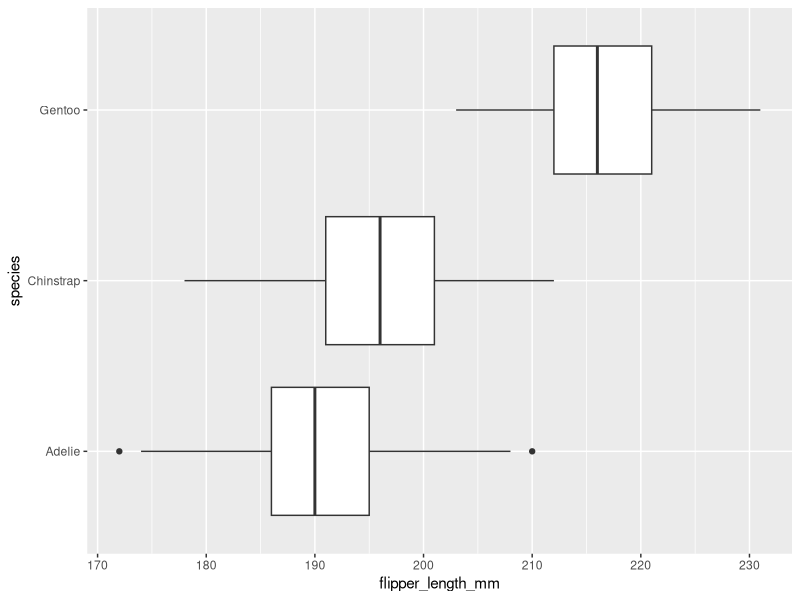
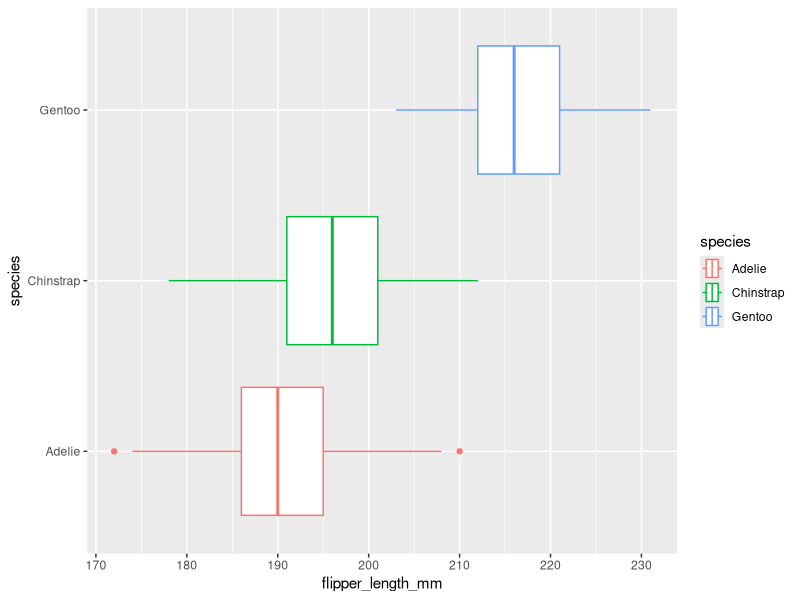
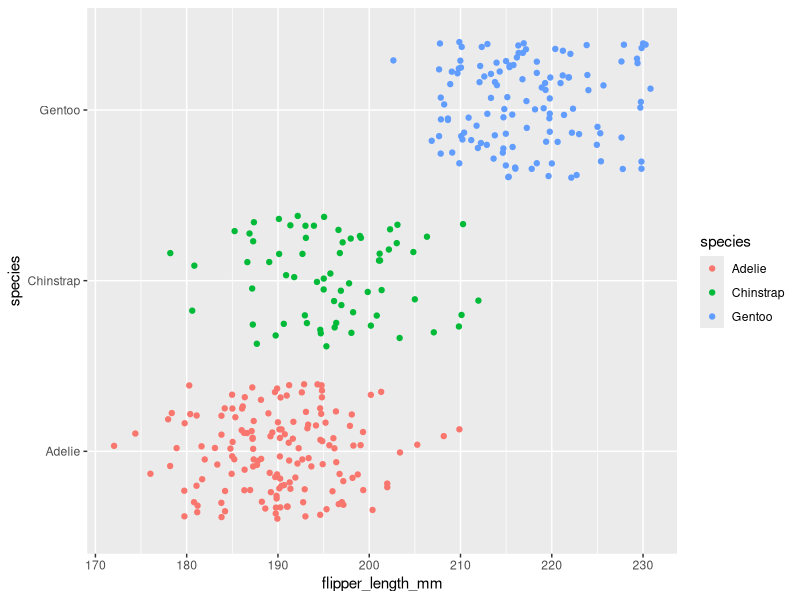
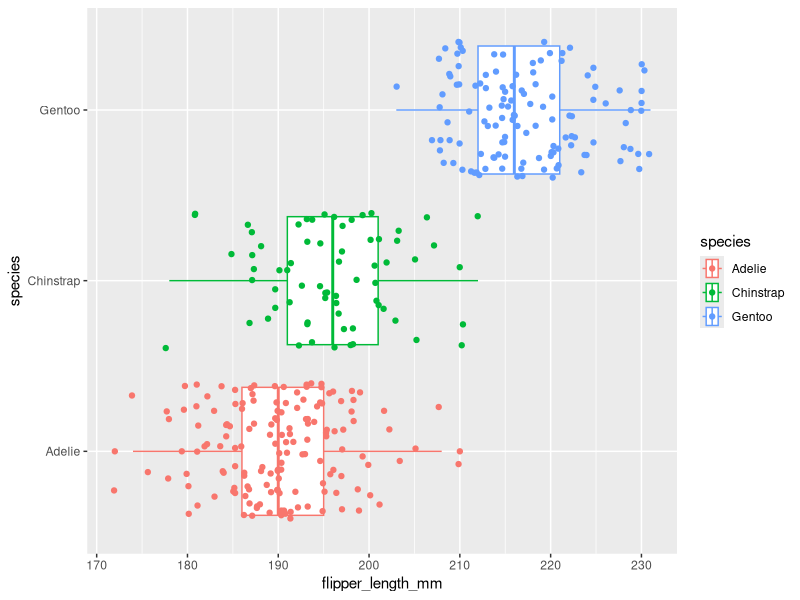
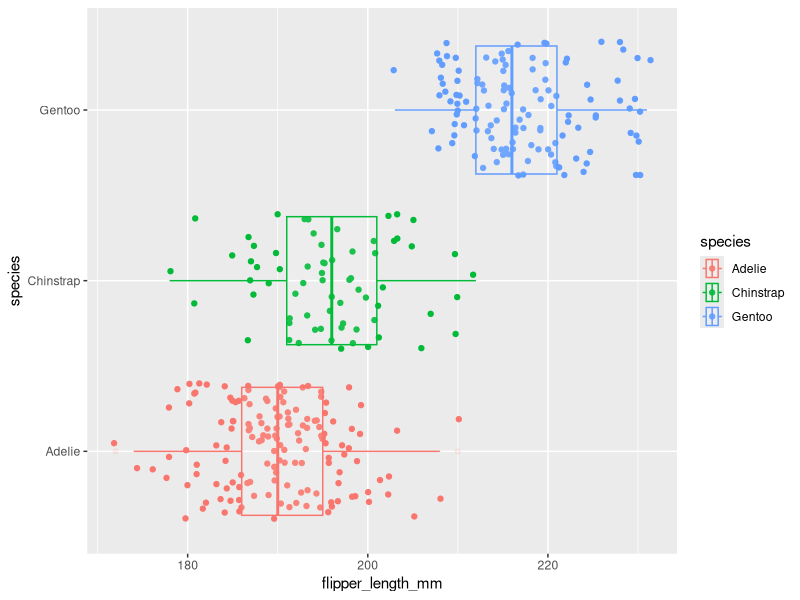
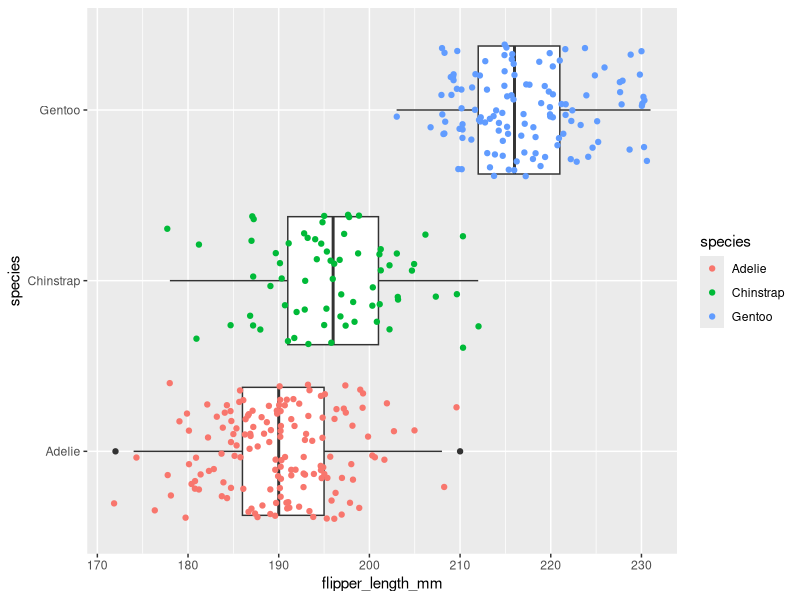
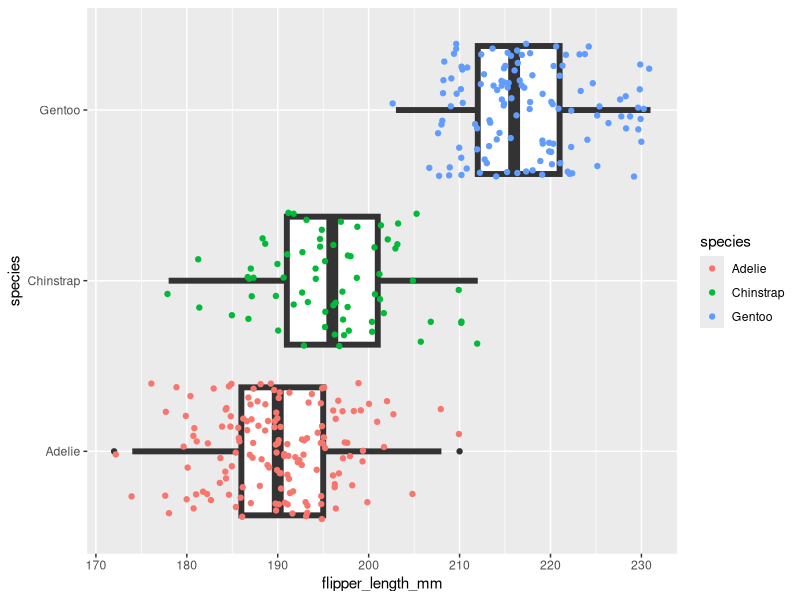
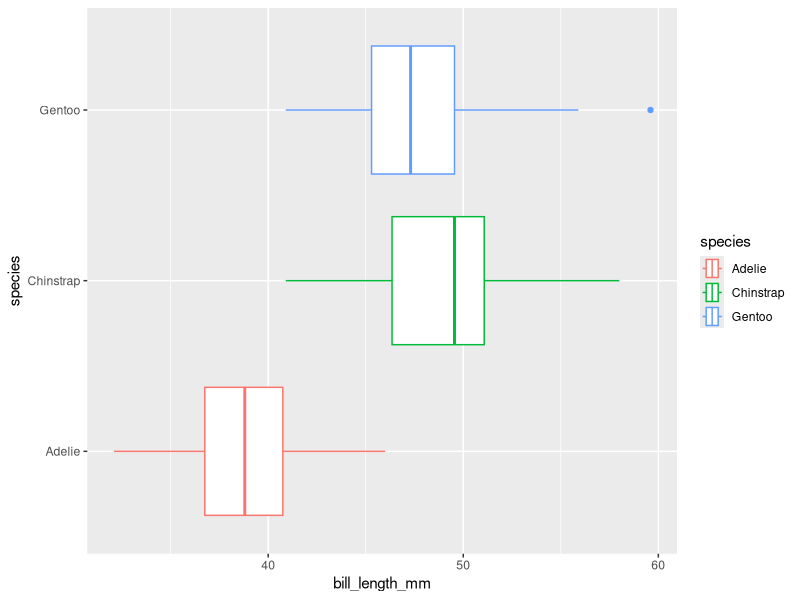

Write the R code that produced these figures, in order.
## ---- chunk 1
knitr::opts_chunk$set(error = TRUE)
## ---- chunk 2
library(palmerpenguins)
penguins
## ---- chunk 3
library(ggplot2)
## ---- chunk 4
ggplot(data = penguins, mapping = aes(x = flipper_length_mm, y = species)) +
  geom_boxplot()
## ---- chunk 5
ggplot(data = penguins, mapping = aes(x = flipper_length_mm, y = species, color = species)) +
  geom_boxplot()
## ---- chunk 6
ggplot(data = penguins, mapping = aes(x = flipper_length_mm, y = species, color = species)) +
  geom_jitter()
## ---- chunk 7
ggplot(data = penguins, mapping = aes(x = flipper_length_mm, y = species, color = species)) +
  geom_boxplot()+
  geom_jitter()

ggplot(data = penguins, mapping = aes(x = flipper_length_mm, y = species, color = species)) +
  geom_jitter()+
  geom_boxplot(alpha=0.1)

## ---- chunk 8
ggplot(data=penguins) +
  geom_boxplot(mapping=aes(x=flipper_length_mm, y=species))+
  geom_jitter(mapping=aes(x=flipper_length_mm, y=species, color=species))

ggplot(data=penguins, mapping=aes(x=flipper_length_mm, y=species)) +
  geom_boxplot(size=2)+
  geom_jitter(aes(color=species))
## ---- chunk 9
ggplot(data=penguins) +
  geom_boxplot(mapping=aes(x=bill_length_mm, y=species, color=species))
## ---- chunk 10
ggplot(data=penguins) +
  geom_boxplot(mapping=aes(x=bill_length_mm, y=sex, color=sex))
## ---- chunk 11
ggplot(data=penguins) +
  geom_boxplot(mapping=aes(x=bill_length_mm, y=island, color=island))
## ---- chunk 12
ggplot(data=penguins) +
  geom_point(mapping=aes(x=flipper_length_mm, y=body_mass_g))
## ---- chunk 13
ggplot(data=penguins) +
  geom_point(mapping=aes(x=flipper_length_mm, y=body_mass_g, color=species, shape=species))
## ---- chunk 14
ggplot(data=penguins) +
  geom_point(mapping=aes(x=flipper_length_mm, y=body_mass_g, color=species, shape=species),  size=2, alpha=0.33)
